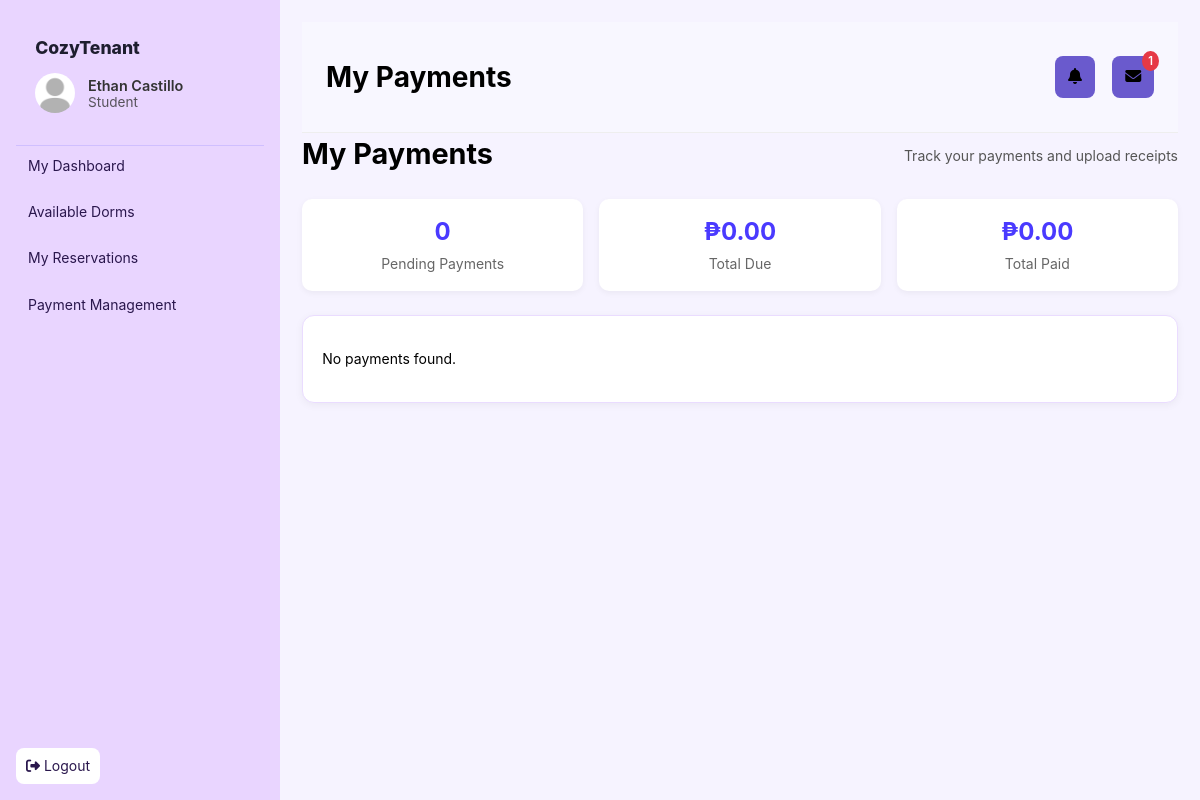
Before: /Main/modules/student_payments.php (signed in) with the older database file.
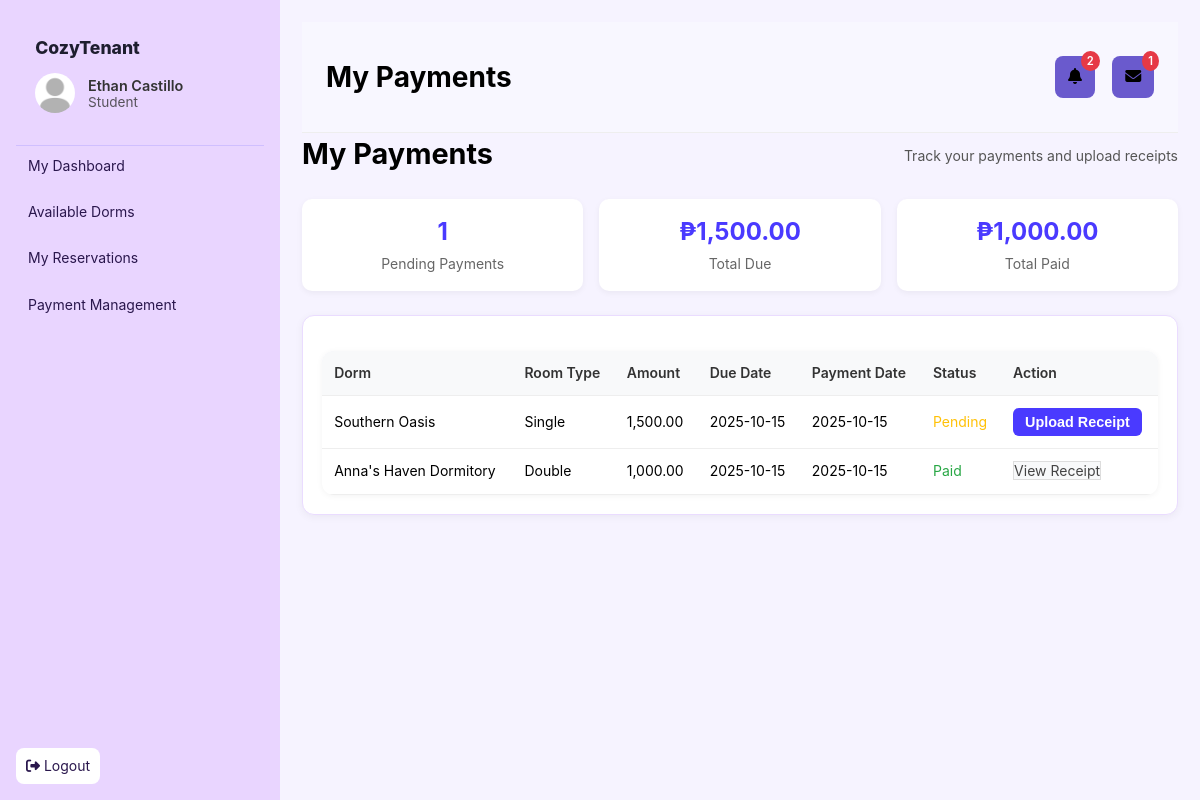
After: the same page with the newer database file.
### tables this page shows
CREATE TABLE `payments` (
  `payment_id` int(11) NOT NULL,
  `booking_id` int(11) NOT NULL,
  `student_id` int(11) DEFAULT NULL,
  `owner_id` int(11) DEFAULT NULL,
  `amount` decimal(10,2) NOT NULL,
  `status` enum('pending','paid','expired','rejected','submitted') DEFAULT 'pending',
  `payment_date` timestamp NOT NULL DEFAULT current_timestamp(),
  `due_date` date DEFAULT NULL,
  `receipt_image` varchar(255) DEFAULT NULL,
  `notes` text DEFAULT NULL,
  `updated_at` datetime DEFAULT current_timestamp() ON UPDATE current_timestamp(),
  `created_at` datetime DEFAULT current_timestamp(),
  `reminder_sent` tinyint(1) DEFAULT 0
);

CREATE TABLE `dormitories` (
  `dorm_id` int(11) NOT NULL,
  `owner_id` int(11) NOT NULL,
  `name` varchar(150) NOT NULL,
  `address` varchar(255) NOT NULL,
  `description` text DEFAULT NULL,
  `verified` tinyint(1) DEFAULT 0,
  `created_at` timestamp NOT NULL DEFAULT current_timestamp(),
  `latitude` decimal(10,8) DEFAULT NULL,
  `longitude` decimal(11,8) DEFAULT NULL,
  `status` enum('pending','verified','error') NOT NULL DEFAULT 'pending',
  `updated_at` timestamp NOT NULL DEFAULT current_timestamp() ON UPDATE current_timestamp(),
  `cover_image` varchar(255) DEFAULT NULL,
  `features` text DEFAULT NULL
);

CREATE TABLE `rooms` (
  `room_id` int(11) NOT NULL,
  `dorm_id` int(11) NOT NULL,
  `room_type` varchar(100) NOT NULL,
  `capacity` int(11) NOT NULL,
  `size` varchar(50) DEFAULT NULL,
  `price` decimal(10,2) NOT NULL,
  `status` enum('vacant','occupied') NOT NULL DEFAULT 'vacant',
  `created_at` timestamp NOT NULL DEFAULT current_timestamp(),
  `room_number` varchar(50) DEFAULT NULL,
  `features` text DEFAULT NULL
);

### Main/auth.php (called while the page is built, shortened)
<?php
function current_user() {
    return $_SESSION['user'] ?? null;
}

### Main/modules/student_payments.php (the view, shortened to what the changed rows need)
<?php
require_once __DIR__ . '/../auth.php';
require_once __DIR__ . '/../config.php';
$page_title = "My Payments";
include __DIR__ . '/../partials/header.php';
$user_id = $_SESSION['user']['user_id'];
$stmt = $pdo->prepare("
    SELECT
        p.payment_id, p.amount, p.status, p.payment_date, p.due_date,
        p.receipt_image, p.created_at,
        d.name AS dorm_name, r.room_type,
        b.booking_id, b.start_date, b.end_date
    FROM payments p
    JOIN bookings b ON p.booking_id = b.booking_id
    JOIN rooms r ON b.room_id = r.room_id
    JOIN dormitories d ON r.dorm_id = d.dorm_id
    WHERE p.student_id = ?
    ORDER BY p.created_at DESC
");
$stmt->execute([$user_id]);
$payments = $stmt->fetchAll(PDO::FETCH_ASSOC);
$total_due = 0;
$paid_amount = 0;
$pending_count = 0;
foreach ($payments as $p) {
    if ($p['status'] === 'pending') {
        $total_due += $p['amount'];
        $pending_count++;
    } elseif ($p['status'] === 'paid') {
        $paid_amount += $p['amount'];
    }
}
?>
<div class="page-header">
    <h1>My Payments</h1>
</div>
<div class="stats-grid">
    <div class="stat-card">
        <h3><?= $pending_count ?></h3>
        <p>Pending Payments</p>
    </div>
    <div class="stat-card">
        <h3>₱<?= number_format($total_due, 2) ?></h3>
        <p>Total Due</p>
    </div>
    <div class="stat-card">
        <h3>₱<?= number_format($paid_amount, 2) ?></h3>
        <p>Total Paid</p>
    </div>
</div>
<div class="card">
  <?php if (!$payments): ?>
    <p>No payments found.</p>
  <?php else: ?>
    <table class="data-table">
      <thead>
        <tr>
          <th>Dorm</th>
          <th>Room Type</th>
          <th>Amount</th>
          <th>Due Date</th>
          <th>Payment Date</th>
          <th>Status</th>
          <th>Action</th>
        </tr>
      </thead>
      <tbody>
        <?php foreach ($payments as $p): ?>
          <tr>
            <td><?php echo htmlspecialchars($p['dorm_name']); ?></td>
            <td><?php echo htmlspecialchars($p['room_type']); ?></td>
            <td><?php echo htmlspecialchars(number_format($p['amount'], 2)); ?></td>
            <td><?php echo htmlspecialchars(date('Y-m-d', strtotime($p['due_date']))); ?></td>
            <td><?php echo $p['payment_date'] ? htmlspecialchars(date('Y-m-d', strtotime($p['payment_date']))) : 'N/A'; ?></td>
            <td class="<?php echo 'status-' . htmlspecialchars($p['status']); ?>">
              <?php echo ucfirst(htmlspecialchars($p['status'])); ?>
            </td>
            <td>
              <?php if ($p['status'] == 'pending'): ?>
                <button class="btn" onclick="openUploadModal(<?php echo $p['payment_id']; ?>)">Upload Receipt</button>
              <?php else: ?>
                <a href="../uploads/receipts/<?php echo htmlspecialchars($p['receipt_image']); ?>"
                   target="_blank"
                   class="btn-secondary">
                  View Receipt
                </a>
              <?php endif; ?>
            </td>
          </tr>
        <?php endforeach; ?>
      </tbody>
    </table>
  <?php endif; ?>
</div>
<?php require_once __DIR__ . '/../partials/footer.php'; ?>

### Main/partials/header.php (shortened to what the changed rows need)
<?php
require_once __DIR__ . '/../auth.php';
$user = current_user();
require_once __DIR__ . '/../config.php';
$unread_announcements = 0;
if ($user && isset($user['user_id'])) {
    $stmt = $pdo->prepare("
        SELECT COUNT(*)
        FROM announcements a
        LEFT JOIN announcement_reads ar
          ON a.id = ar.announcement_id AND ar.user_id = ?
        WHERE ar.read_at IS NULL
          AND (
            a.audience = 'All Hosts'
            OR (a.audience = 'Students' AND ? = 'student')
            OR (a.audience IN ('Verified Owners','Pending Owners','All Hosts') AND ? = 'owner')
          )
    ");
    $stmt->execute([$user['user_id'], $user['role'], $user['role']]);
    $unread_announcements = (int)$stmt->fetchColumn();
}
$announcement_page = "#";
if ($user['role'] === 'student') {
    $announcement_page = "/../modules/student_announcements.php";
} elseif ($user['role'] === 'owner') {
    $message_page = "/../modules/owner_messages.php";
    $announcement_page = "/../modules/owner_announcements.php";
} elseif ($user['role'] === 'admin') {
    $message_page = "/../modules/messaging.php";
    $announcement_page = "/../modules/announcements.php";
}
?>
<!doctype html>
<html lang="en">
<head>
  <link rel="stylesheet" href="/../assets/style.css">
  <link rel="stylesheet" href="/../assets/modules.css">
  <link rel="stylesheet" href="https://cdnjs.cloudflare.com/ajax/libs/font-awesome/6.5.0/css/all.min.css">
</head>
<body>
  <main class="main">
    <header class="topbar">
      <div class="page-title">
        <?php if (isset($page_title)): ?>
          <h1><?= htmlspecialchars($page_title) ?></h1>
        <?php endif; ?>
      </div>
      <div class="header-actions">
        <a href="<?= $announcement_page ?>" class="btn-icon">
          <i class="fa fa-bell"></i>
          <?php if ($unread_announcements > 0): ?>
            <span class="badge"><?= $unread_announcements ?></span>
          <?php endif; ?>
        </a>
      </div>
    </header>

Changed rows visible on the page:
added payments: dormitories.name "Southern Oasis", rooms.room_type "Single", amount "1,500.00", due_date "2025-10-15", payment_date "2025-10-15", status "Pending"
added payments: dormitories.name "Anna's Haven Dormitory", rooms.room_type "Double", amount "1,000.00", due_date "2025-10-15", payment_date "2025-10-15", status "Paid"
Other visible differences:
$unread_announcements: (not shown) → "2"
$pending_count: "0" → "1"
$total_due: "0.00" → "1,500.00"
$paid_amount: "0.00" → "1,000.00"
text no longer shown: "No payments found."
text now shown: "Dorm Room Type Amount Due Date Payment Date Status Action"
